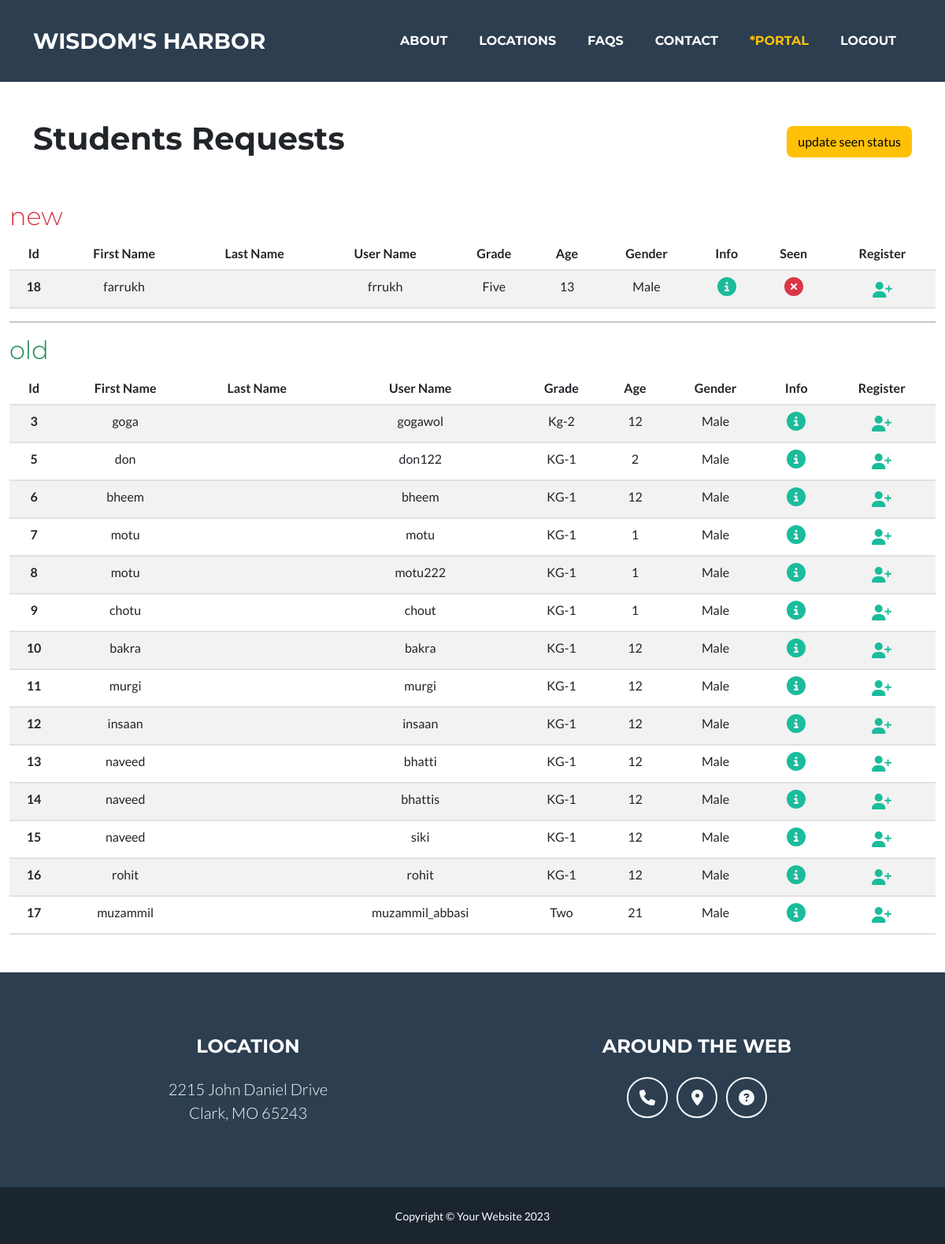
/student/requests/display/ (signed in), run on the app's committed database.
### school/models.py (models this page shows)
class StudentApplication(models.Model):
    first_name = models.CharField(max_length=255, default="Name")
    last_name = models.CharField(max_length=255, null=True, blank=True)
    username = models.CharField(max_length=255, default='')
    grade = models.ForeignKey(Grade, on_delete= models.CASCADE)
    age = models.IntegerField()
    gender = models.ForeignKey(Gender, on_delete=models.CASCADE)
    dob = models.DateField()
    guardian_name = models.CharField(max_length=255)
    guardian_relation = models.ForeignKey(GuardianRelation, on_delete=models.CASCADE)
    address = models.CharField(max_length=500)
    email = models.EmailField()
    phone = models.CharField(max_length=100)
    emergency_phone = models.CharField(max_length=100)
    previous_school = models.CharField(max_length=200, null=True, blank=True)
    is_registered = models.BooleanField(default=False)
    seen = models.BooleanField(default=False)

class Grade(models.Model):
    name = models.CharField(max_length=255)
    status = models.BooleanField(default=True)
    def __str__(self):
        return self.name

class Gender(models.Model):
    name = models.CharField(max_length=255)
    def __str__(self):
        return self.name

### school/views.py (the view)
# urls.py: path('student/requests/display/', views.student_requests, name='student_requests'),
def student_requests(request):
    requests = StudentApplication.objects.filter(seen=False, is_registered=False)
    requests_old = StudentApplication.objects.filter(seen=True, is_registered=False)
    return render(request, 'display_student_requests.html', { 'requests' : requests, 'requests_old': requests_old })

### school/templates/display_student_requests.html (shortened to what this page needs)
{% extends 'layout.html' %}
{% load static %}
{% block 'content' %}
    <div class="container-fluid">
        <div class="container my-5 d-flex align-items-center justify-content-between">
            <h1>Students Requests</h1>
            <a href="{% url 'update_seen_status_all' %}" class="btn btn-warning">update seen status</a>
        </div>
        <h2 class="fw-light text-danger">new</h2>
        <table class="table table-striped text-center">
            <thead>
                <tr>
                    <th>Id</th>
                    <th>First Name</th>
                    <th>Last Name</th>
                    <th>User Name</th>
                    <th>Grade</th>
                    <th>Age</th>
                    <th>Gender</th>
                    <th>Info</th>
                    <th>Seen</th>
                    <th>Register</th>
                </tr>
            </thead>
            <tbody>
                {% for student in requests %}
                    <tr>
                        <th>{{student.id}}</th>
                        <td>{{student.first_name}}</td>
                        <td>{{student.last_name}}</td>
                        <td>{{student.username}}</td>
                        <td>{{student.grade}}</td>
                        <td>{{student.age}}</td>
                        <td>{{student.gender}}</td>
                        <td>
                            <a href="{% url 'student_request_details' student.id %}">
                                <i class="fa-solid fa-circle-info fs-4"></i>
                            </a>
                        </td>
                        <td>
                            <a href="{% url 'update_seen_status' student.id %}">
                                <i class="fa-solid fa-circle-xmark fs-4 text-danger"></i>
                            </a>
                        </td>
                        <td>
                            <a class="fs-5" href="{% url 'register_request' student.id %}">
                                <i class="fa-solid fa-user-plus"></i>
                            </a>
                        </td>
                    </tr>
                {% endfor %}
            </tbody>
        </table>
        <hr>
        <h2 class="fw-light text-success">old</h2>
        <table class="table table-striped text-center">
            <thead>
                <tr>
                    <th>Id</th>
                    <th>First Name</th>
                    <th>Last Name</th>
                    <th>User Name</th>
                    <th>Grade</th>
                    <th>Age</th>
                    <th>Gender</th>
                    <th>Info</th>
                    <th>Register</th>
                </tr>
            </thead>
            <tbody>
                {% for student in requests_old %}
                    <tr>
                        <th>{{student.id}}</th>
                        <td>{{student.first_name}}</td>
                        <td>{{student.last_name}}</td>
                        <td>{{student.username}}</td>
                        <td>{{student.grade}}</td>
                        <td>{{student.age}}</td>
                        <td>{{student.gender}}</td>
                        <td>
                            <a href="{% url 'student_request_details' student.id %}">
                                <i class="fa-solid fa-circle-info fs-4"></i>
                            </a>
                        </td>
                        <td>
                            <a class="fs-5" href="{% url 'register_request' student.id %}">
                                <i class="fa-solid fa-user-plus"></i>
                            </a>
                        </td>
                    </tr>
                {% endfor %}
            </tbody>
        </table>
    </div>
{% endblock %}

### data on the page
StudentApplication: id "18", first_name "farrukh", username "frrukh", grade "Five", age "13", gender "Male"
StudentApplication: id "3", first_name "goga", username "gogawol", grade "Kg-2", age "12", gender "Male"
StudentApplication: id "5", first_name "don", username "don122", grade "KG-1", age "2", gender "Male"
StudentApplication: id "6", first_name "bheem", username "bheem", grade "KG-1", age "12", gender "Male"
StudentApplication: id "7", first_name "motu", username "motu", grade "KG-1", age "1", gender "Male"
StudentApplication: id "8", first_name "motu", username "motu222", grade "KG-1", age "1", gender "Male"
StudentApplication: id "9", first_name "chotu", username "chout", grade "KG-1", age "1", gender "Male"
StudentApplication: id "10", first_name "bakra", username "bakra", grade "KG-1", age "12", gender "Male"
StudentApplication: id "11", first_name "murgi", username "murgi", grade "KG-1", age "12", gender "Male"
StudentApplication: id "12", first_name "insaan", username "insaan", grade "KG-1", age "12", gender "Male"
StudentApplication: id "13", first_name "naveed", username "bhatti", grade "KG-1", age "12", gender "Male"
StudentApplication: id "14", first_name "naveed", username "bhattis", grade "KG-1", age "12", gender "Male"
StudentApplication: id "15", first_name "naveed", username "siki", grade "KG-1", age "12", gender "Male"
StudentApplication: id "16", first_name "rohit", username "rohit", grade "KG-1", age "12", gender "Male"
StudentApplication: id "17", first_name "muzammil", username "muzammil_abbasi", grade "Two", age "21", gender "Male"
